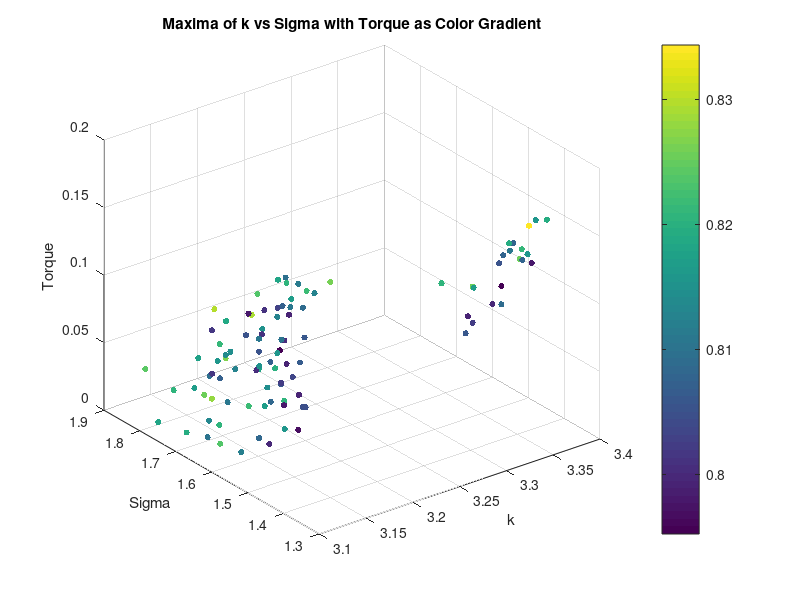
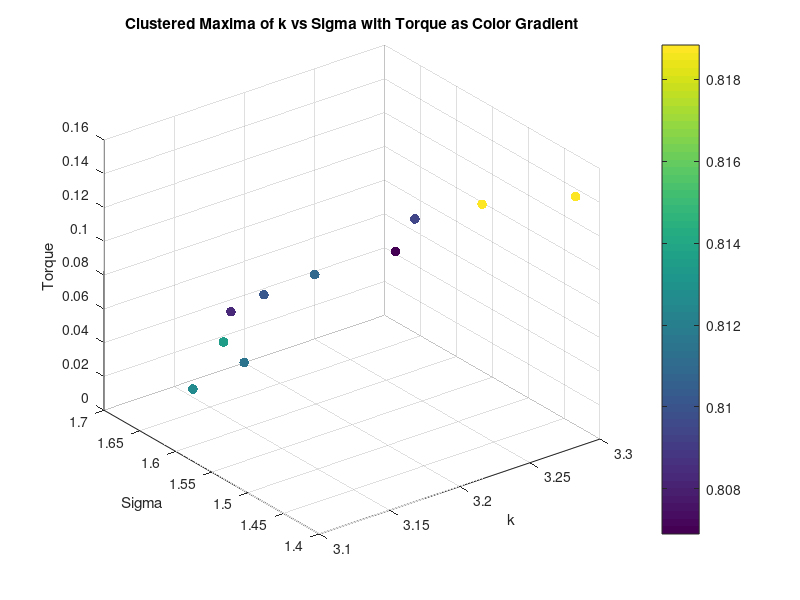
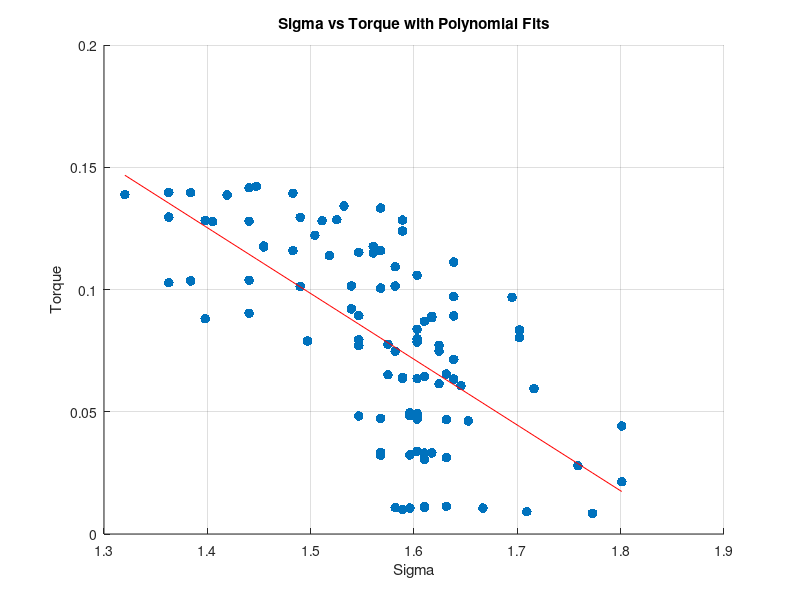
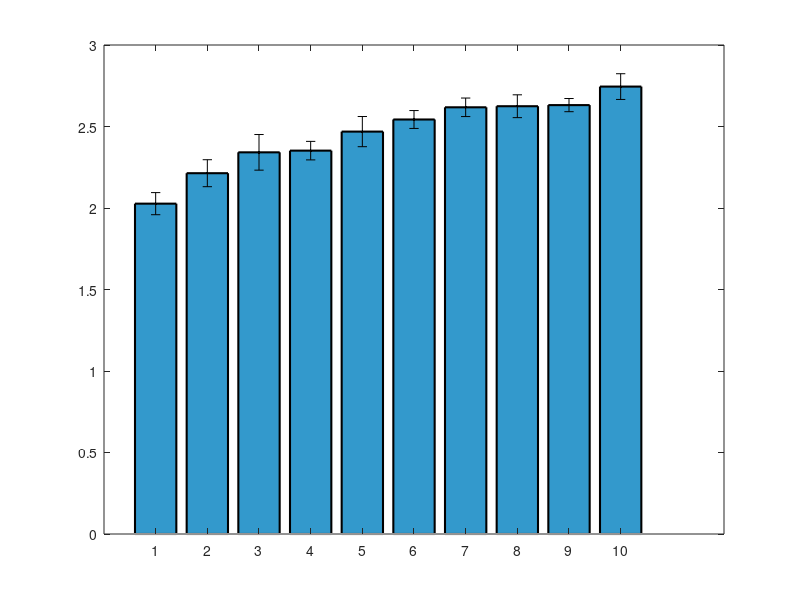

These charts were generated, in order, by the following MATLAB code: (Note: this script raises an error after producing the figures.)
clear all;
close all;


%% Torque Analysis
load('maxima_data.mat');
scatter3(maxima_k, maxima_sigma, torque_values, 20, maxima_corr, 'filled');
xlabel('k');
ylabel('Sigma');
zlabel('Torque');
title('Maxima of k vs Sigma with Torque as Color Gradient');
colorbar;
grid on;
% K means clustering of torque into 10 clusters, taking mean of each cluster k, sigma and corr too
[cluster_idx, cluster_centers] = kmeans(torque_values', 10);
% Take the mean of each cluster
torque_means = zeros(10, 1);
sigma_means = zeros(10, 1);
sigma_stds = zeros(10, 1);
k_means = zeros(10, 1);
corr_means = zeros(10, 1);
for i = 1:10
    torque_means(i) = mean(torque_values(cluster_idx == i));
    sigma_means(i) = mean(maxima_sigma(cluster_idx == i));
    k_means(i) = mean(maxima_k(cluster_idx == i));
    corr_means(i) = mean(maxima_corr(cluster_idx == i));
    sigma_stds(i) = std(maxima_sigma(cluster_idx == i));
end
% Plot the clusters
figure;
scatter3(k_means, sigma_means, torque_means, 50, corr_means, 'filled');
xlabel('k');
ylabel('Sigma');
zlabel('Torque');
title('Clustered Maxima of k vs Sigma with Torque as Color Gradient');
colorbar;
grid on;
% Ensure data is sorted for polyfit
[sigma_sorted, sort_idx] = sort(maxima_sigma);
torque_sorted = torque_values(sort_idx);
% Display correlation between torque and sigma
disp('Correlation between Torque and Sigma:');
disp(corr(torque_sorted', sigma_sorted'));
% Display correlation between torque and sigma^2
disp('Correlation between Torque and Sigma^2:');
disp(corr(torque_sorted', sigma_sorted'.^2));
% Polyfit for sigma vs torque (order 1 and 2)
p1_sigma = polyfit(sigma_sorted, torque_sorted, 1);
% Calculate fitted values and normalized MSE for sigma vs torque
fitted_torque_p1_sigma = polyval(p1_sigma, sigma_sorted);
mse_p1_sigma = mean((torque_sorted - fitted_torque_p1_sigma).^2);
nmse_p1_sigma = mse_p1_sigma / var(torque_sorted);
% Display results for sigma vs torque
disp('Sigma vs Torque:');
disp(['Order 1 nMSE: ', num2str(nmse_p1_sigma)]);
%display correlation between torque and sigma
% Plot for sigma vs torque with polynomial fits (first instance)
figure;
scatter(sigma_sorted, torque_sorted, 50, 'filled','DisplayName', 'Data');
hold on;
plot(sigma_sorted, fitted_torque_p1_sigma, '-r', 'DisplayName', ...
    ['Order 1 Fit: y = ', num2str(p1_sigma(1)), 'x + ', num2str(p1_sigma(2)), ...
    ', nMSE = ', num2str(nmse_p1_sigma)]);
xlabel('Sigma');
ylabel('Torque');
title('Sigma vs Torque with Polynomial Fits');
grid on;

%Plot means of sigma as bar plot with variance as error bars
figure;
[sorted_sigma_means,idx] = sort(sigma_means);
sorted_sigma_stds = sigma_stds(idx);
bar(sorted_sigma_means.^2, 'FaceColor', [0.2 0.6 0.8], 'EdgeColor', 'k', 'LineWidth', 1.5);
% Set the x-ticks to the cluster indices
hold on;
errorbar(sorted_sigma_means.^2,sorted_sigma_stds, 'k.', 'LineWidth', 1.5);
ylim([1.9 3.5]);

xlabel('Torque Number');
ylabel('Mean Sigma');

% Ensure data is sorted for polyfit
[sigma_sorted, sort_idx] = sort(sigma_means);
torque_sorted = torque_means(sort_idx);
%Display correlation between torque and sigma
disp('Correlation between Torque and Sigma:');
disp(corr(torque_sorted, sigma_sorted));
%Display correlation between torque and sigma^2
disp('Correlation between Torque and Sigma^2:');
disp(corr(torque_sorted, sigma_sorted.^2));
% Polyfit for sigma vs torque (order 1 and 2)
p1_sigma = polyfit(sigma_sorted, torque_sorted, 1);
p2_sigma = polyfit(sigma_sorted, torque_sorted, 2);
% Calculate zitted values and normalized MSE for sigma vs torque
fitted_torque_p1_sigma = polyval(p1_sigma, sigma_sorted);
fitted_torque_p2_sigma = polyval(p2_sigma, sigma_sorted);
mse_p1_sigma = mean((torque_sorted - fitted_torque_p1_sigma).^2);
mse_p2_sigma = mean((torque_sorted - fitted_torque_p2_sigma).^2);
nmse_p1_sigma = mse_p1_sigma / var(torque_sorted);
nmse_p2_sigma = mse_p2_sigma / var(torque_sorted);
% Display results for sigma vs torque
disp('Sigma vs Torque:');
disp(['Order 1 nMSE: ', num2str(nmse_p1_sigma)]);
disp(['Order 2 nMSE: ', num2str(nmse_p2_sigma)]);
% Plot for sigma vs torque with polynomial fits (second instance)
figure;
scatter(sigma_sorted, torque_sorted, 50, 'filled', 'DisplayName', 'Data');
hold on;
% plot(sigma_sorted, fitted_torque_p1_sigma, '-r', 'DisplayName', ...
%     ['Order 1 Fit: y = ', num2str(p1_sigma(1)), 'x + ', num2str(p1_sigma(2)), ...
%     ', nMSE = ', num2str(nmse_p1_sigma)]);
% plot(sigma_sorted, fitted_torque_p2_sigma, '--g', 'DisplayName', ...
%     ['Order 2 Fit: y = ', num2str(p2_sigma(1)), 'x^2 + ', num2str(p2_sigma(2)), ...
%     'x + ', num2str(p2_sigma(3)), ', nMSE = ', num2str(nmse_p2_sigma)]);
xlabel('Sigma');
ylabel('Torque');
title('Sigma vs Torque with Polynomial Fits');
grid on;



%% Diameter Analysis
% Saved as diameter_value, k_values(max_k_idx), sigma_values(max_sigma_idx), max_val
load('maxima_data_Diam.mat');

figure;
scatter3(maxima_matrix(:, 2), maxima_matrix(:, 3), maxima_matrix(:, 1), 50, maxima_matrix(:, 1), 'filled'); 
xlabel('k');
ylabel('Sigma');
zlabel('Diameter');
title('Maxima of k vs Sigma with Diameter as Color Gradient');
colorbar;
grid on;

% K vs d
% Ensure data is sorted for polyfit
[k_sorted, sort_idx] = sort(maxima_matrix(:, 2));
d_sorted = maxima_matrix(sort_idx, 1);
% Display correlation between d and k
disp('Correlation between Diameter and k:');
disp(corr(d_sorted, k_sorted));

%plot for k vs diam with polynomial fits
figure;
scatter(k_sorted, d_sorted, 50, 'filled', 'DisplayName', 'Data');
grid on;
hold on;
p1_k = polyfit(k_sorted, d_sorted, 1);
fitted_d_p1_k = polyval(p1_k, k_sorted);
mse_p1_k = mean((d_sorted - fitted_d_p1_k).^2);
nmse_p1_k = mse_p1_k / var(d_sorted);
disp('Diameter vs k:');
disp(['Order 1 nMSE: ', num2str(nmse_p1_k)]);
% plot(k_sorted, fitted_d_p1_k, '-r', 'DisplayName', ...
%     ['Order 1 Fit: y = ', num2str(p1_k(1)), 'x + ', num2str(p1_k(2)), ...
%     ', nMSE = ', num2str(nmse_p1_k)]);
xlabel('k');
ylabel('Diameter');
title('k vs Diameter with Polynomial Fits');


% Compute mean and std of sigma for each unique diameter
unique_diameters = unique(maxima_matrix(:, 1));
sigma_means_diameter = zeros(size(unique_diameters));
sigma_stds_diameter = zeros(size(unique_diameters));

for i = 1:length(unique_diameters)
    sigma_values_for_diameter = maxima_matrix(maxima_matrix(:, 1) == unique_diameters(i), 3);
    sigma_means_diameter(i) = mean(sigma_values_for_diameter);
    sigma_stds_diameter(i) = std(sigma_values_for_diameter);
end

% Bar plot of mean sigma with error bars for each diameter
figure;
bar(unique_diameters, sigma_means_diameter, 'FaceColor', [0.2 0.6 0.8], 'EdgeColor', 'k', 'LineWidth', 1.5);
hold on;
errorbar(unique_diameters, sigma_means_diameter, sigma_stds_diameter, 'k.', 'LineWidth', 1.5);
xlabel('Diameter');
ylabel('Mean Sigma');
title('Mean Sigma for Each Diameter with Error Bars');
grid on;
